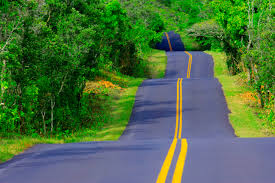
#> input picture workshops/image processing opencv/rd3.jpeg, 275 x 183 px
$ python BB_ROI.py
#> lines starting #> are read from the running program, lines starting #| are printed output that depends on the picture
import cv2
import numpy as np
#if __name__ == '__main__' :
# Read image
x = cv2.imread("rd3.jpeg",0)
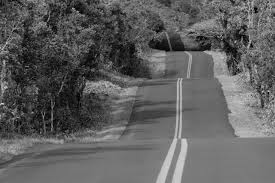
#> x: shape (183, 275); min 0, max 218, mean 95
# Select ROI
#> (the run stopped early here; a loop or call above may not have finished)

$ run again, with workshops/image processing opencv/rd2.jpeg copied over workshops/image processing opencv/rd3.jpeg
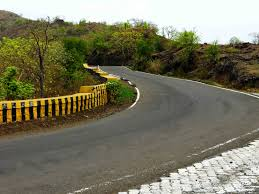
#> input picture workshops/image processing opencv/rd2.jpeg, 259 x 194 px
#> `x = cv2.imread("rd3.jpeg",0)`:
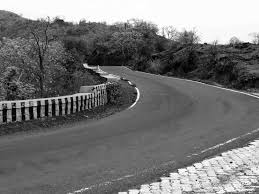
#> x: shape (194, 259); min 0, max 255, mean 117.5

$ run again, with workshops/image processing opencv/rd1.jpg copied over workshops/image processing opencv/rd3.jpeg
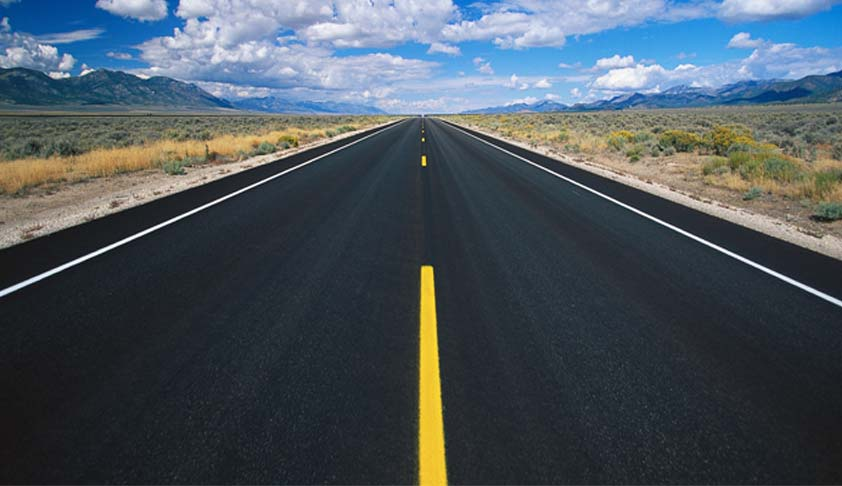
#> input picture workshops/image processing opencv/rd1.jpg, 842 x 486 px
#> `x = cv2.imread("rd3.jpeg",0)`:
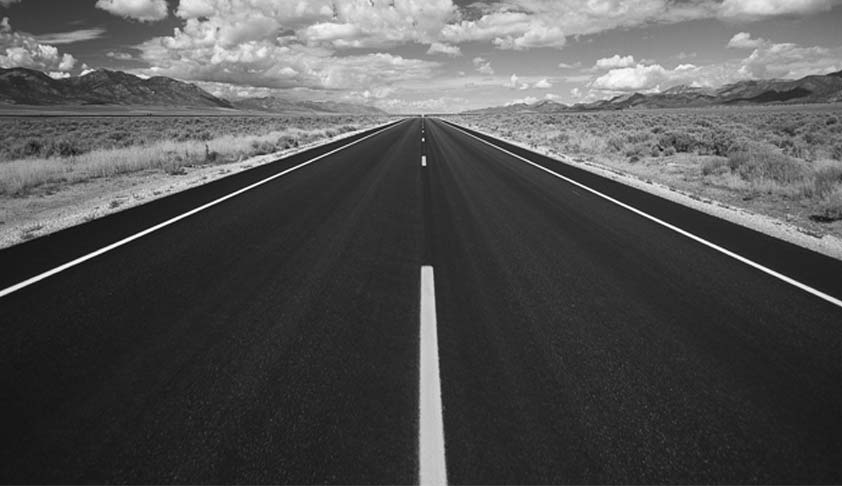
#> x: shape (486, 842); min 3, max 255, mean 81.9
